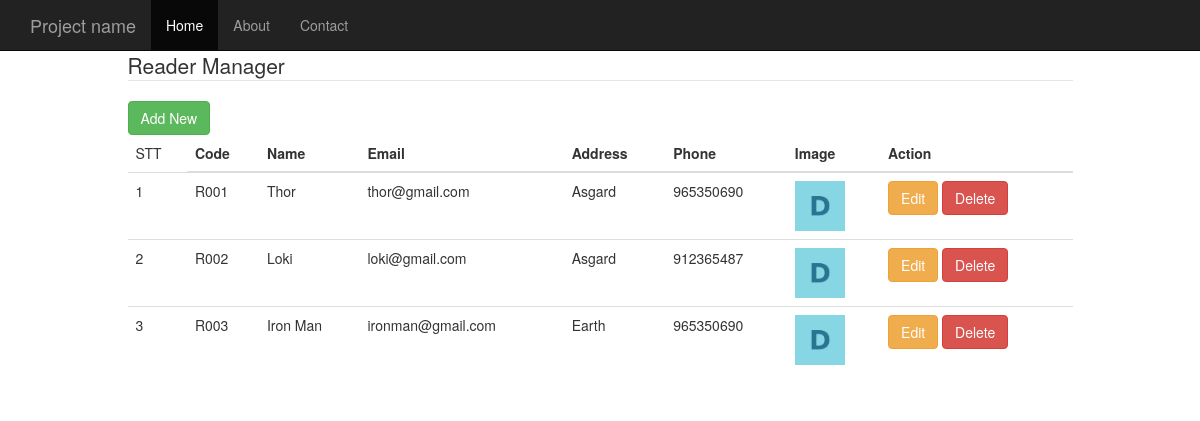
The page / on the database its author committed.
### tables this page shows
CREATE TABLE `reader` (
  `id` int(11) NOT NULL AUTO_INCREMENT,
  `code` varchar(255) DEFAULT NULL,
  `name` varchar(255) NOT NULL,
  `email` varchar(255) NOT NULL,
  `address` varchar(255) DEFAULT NULL,
  `phone` int(11) DEFAULT NULL,
  `image` varchar(255) DEFAULT NULL,
  PRIMARY KEY (`id`),
  UNIQUE KEY `code` (`code`)
);

### DBConnect/DBConnect.php (called while the page is built, shortened)
<?php
class DBConnect
{
   private $host;
   private $user;
   private $pass;
   public function __construct()
   {
      $this->host = self::HOTS;
      $this->user =  self::USER;
      $this->pass = self::PASS;
   }
   public function connect()
   {
      $conn = null;
      try{
         $conn = new PDO($this->host,$this->user,$this->pass);
      }catch (PDOException $exception){
         return $exception->getMessage();
      }
      return $conn;
   }
}

### Library/ReaderManager.php (called while the page is built, shortened)
<?php
class ReaderManager
{
   protected $conn;
   public function __construct()
   {
      $db = new DBConnect();
      $this->conn = $db->connect();
      $this->conn->setAttribute(PDO::ATTR_ERRMODE, PDO::ERRMODE_EXCEPTION);
   }
   private function queryData($sql)
   {
      $stmt = $this->conn->prepare($sql);
      $stmt->execute();
      $result = $stmt->fetchAll(PDO::FETCH_OBJ);
      return $result;
   }
   public function getAll()
   {
      $sql = "SELECT * FROM reader";
      $result =  $this->queryData($sql);
      $arr =[];
      foreach ($result as $item) {
         $reader = new Reader($item);
         array_push($arr,$reader);
      }
      return $arr;
   }
}

### Library/Reader.php (called while the page is built)
<?php
class Reader
{
   private $code;
   private $name;
   private $email;
   private $address;
   private $phone;
   private $image;
   private $id;
   public function __construct($object)
   {
      $this->name = $object->name;
      $this->phone = $object->phone;
      $this->address = $object->address;
      $this->code = $object->code;
      $this->email = $object->email;
      $this->image = $object->image;
      $this->id = isset($object->id)? $object->id : null;
   }
   public function getName()
   {
      return $this->name;
   }
   public function getCode()
   {
      return $this->code;
   }
   public function getAddress()
   {
      return $this->address;
   }
   public function getEmail()
   {
      return $this->email;
   }
   public function getImage()
   {
      return $this->image;
   }
   public function getPhone()
   {
      return $this->phone;
   }
   public function getId()
   {
      return $this->id;
   }
}

### index.php (the view, shortened to what this page needs)
<?php
include_once 'DBConnect/DBConnect.php';
include_once 'Library/Reader.php';
include_once 'Library/ReaderManager.php';
$readerManager = new ReaderManager();
$readers = $readerManager->getAll();
?>
<!DOCTYPE html>
<html lang="en">
<head>
   <link href="https://maxcdn.bootstrapcdn.com/bootstrap/3.3.7/css/bootstrap.min.css" rel="stylesheet">
</head>
<body>
<div class="navbar navbar-inverse navbar-fixed-top" role="navigation">
   <div class="container">
      <div class="navbar-header">
         <a class="navbar-brand" href="#">Project name</a>
      </div>
      <div class="collapse navbar-collapse">
         <ul class="nav navbar-nav">
            <li class="active"><a href="#">Home</a></li>
            <li><a href="#about">About</a></li>
            <li><a href="#contact">Contact</a></li>
         </ul>
      </div>
   </div>
</div>
<div class="container">
   <div class="row">
      <div class="col-md-10 col-md-offset-1">
         <div class="table-responsive">
            <legend>Reader Manager</legend>
             <a class="btn btn-success" data-toggle="modal" href="#modal-add">Add New</a>
             <table class="table table-hover">
               <thead>
               <tr>
                   <td>STT</td>
                  <th>Code</th>
                  <th>Name</th>
                  <th>Email</th>
                  <th>Address</th>
                  <th>Phone</th>
                  <th>Image</th>
                  <th>Action</th>
               </tr>
               </thead>
               <tbody>
               <?php foreach ($readers as $key => $reader): ?>
                  <tr>
                     <td><?= ++$key ?></td>
                     <td><?= $reader->getCode() ?></td>
                     <td><?= $reader->getName() ?></td>
                     <td><?= $reader->getEmail() ?></td>
                     <td><?= $reader->getAddress() ?></td>
                     <td><?= $reader->getPhone() ?></td>
                     <td><img src="images/<?= $reader->getImage() ?>" alt="" width="50px"></td>
                     <td>
                         <a name="" id="" class="btn btn-warning" href="view/edit.php?id=<?=$reader->getId();?>"
                                role="button">Edit</a>
                         <a onclick="checkDelete(this)" data-id="<?=$reader->getId();?>" class="btn btn-danger" data-toggle="modal" href="#modal-confirm">Delete</a>
                     </td>
                  </tr>
               <?php endforeach;?>
               </tbody>
            </table>
         </div>
      </div>
   </div>
</div>
</body>
</html>

### index.php (style rules this page uses)
body { padding-top: 50px; }

### rows shown on the page
reader: code "R001", name "Thor", email "thor@gmail.com", address "Asgard", phone "965350690", image (picture)
reader: code "R002", name "Loki", email "loki@gmail.com", address "Asgard", phone "912365487", image (picture)
reader: code "R003", name "Iron Man", email "ironman@gmail.com", address "Earth", phone "965350690", image (picture)
